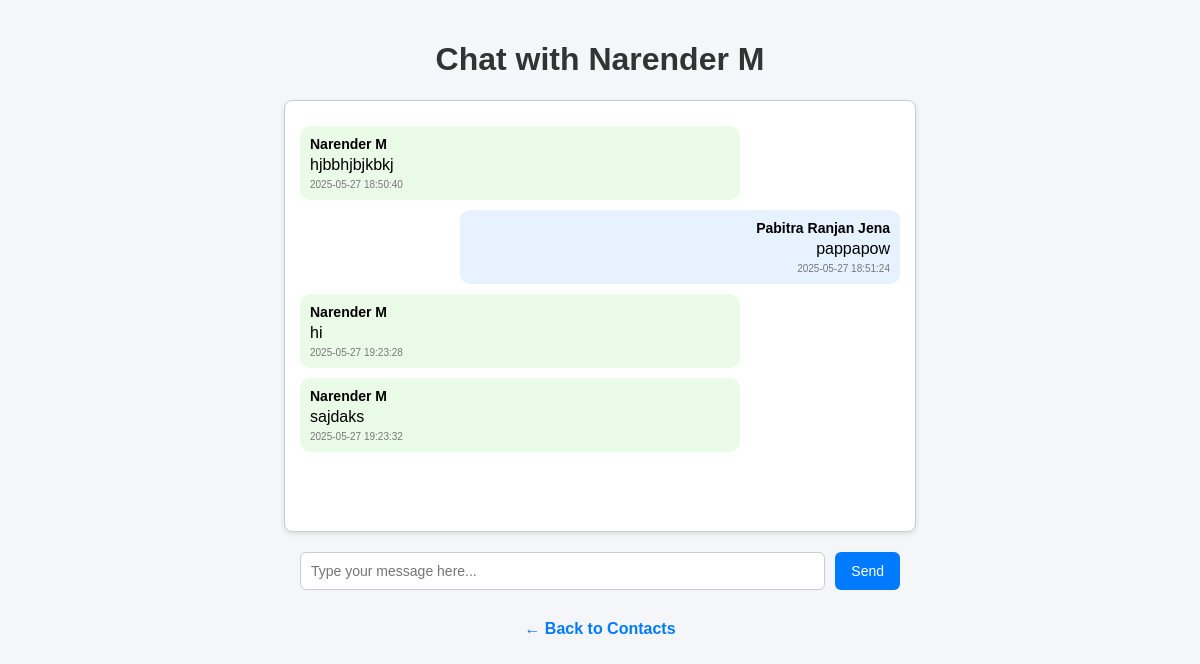
The app's page /student/1/chat/teacher/1/ (signed in) with its own data.
### tablelogic/models.py (models this page shows, shortened)
class Teacher(models.Model):
    name = models.CharField(max_length=100)
    employee_id = models.CharField(max_length=50, unique=True)
    password = models.CharField(max_length=100, default = 'password')

class Message(models.Model):
    sender_content_type = models.ForeignKey(ContentType, on_delete=models.CASCADE, related_name='sent_messages')
    sender_object_id = models.PositiveIntegerField()
    sender = GenericForeignKey('sender_content_type', 'sender_object_id')
    receiver_content_type = models.ForeignKey(ContentType, on_delete=models.CASCADE, related_name='received_messages')
    receiver_object_id = models.PositiveIntegerField()
    receiver = GenericForeignKey('receiver_content_type', 'receiver_object_id')
    text = models.TextField()
    timestamp = models.DateTimeField(auto_now_add=True)

class Student(models.Model):
    usn = models.CharField(max_length=20, unique=True)
    name = models.CharField(max_length=100)
    semester = models.IntegerField(choices=[(i, str(i)) for i in range(1, 9)])
    section = models.ForeignKey(Section, on_delete=models.CASCADE)
    batch = models.ForeignKey(Batch, on_delete=models.CASCADE)
    password = models.CharField(max_length=100, default = 'password')

### tablelogic/views.py (the view, shortened to what this page needs)
# urls.py: path('<str:user_type>/<int:user_id>/chat/<str:receiver_type>/<int:receiver_id>/', views.chat_room_view, name='chat_room'),
def chat_room_view(request, user_type, user_id, receiver_type, receiver_id):
    if user_type == "student":
        current_user = get_object_or_404(Student, id=request.session.get('student_id'))
    elif user_type == "teacher":
        current_user = get_object_or_404(Teacher, id=request.session.get('teacher_id'))
    else:
        return redirect('home')
    if receiver_type == "student":
        receiver = get_object_or_404(Student, id=receiver_id)
    elif receiver_type == "teacher":
        receiver = get_object_or_404(Teacher, id=receiver_id)
    else:
        return redirect('home')
    sender_ct = ContentType.objects.get_for_model(current_user)
    receiver_ct = ContentType.objects.get_for_model(receiver)
    messages = Message.objects.filter(
        (
            Q(sender_content_type=sender_ct, sender_object_id=current_user.id,
             receiver_content_type=receiver_ct, receiver_object_id=receiver.id)
            |
            Q(sender_content_type=receiver_ct, sender_object_id=receiver.id,
             receiver_content_type=sender_ct, receiver_object_id=current_user.id)
        )
).order_by("timestamp")
    return render(request, 'chat_room.html', {
        'user': current_user,
        'receiver': receiver,
        'messages': messages,
        'user_type': user_type,
        'user_id': user_id,
    })

### tablelogic/templates/chat_room.html (shortened to what this page needs)
<!DOCTYPE html>
<html>
<head>
</head>
<body>
<h1>Chat with {{ receiver.name }}</h1>
<div class="chat-box" id="chat-box">
    {% for message in messages %}
        <div class="message {% if message.sender == user %}you{% else %}other{% endif %}">
            <strong>{{ message.sender.name }}</strong>
            {{ message.text }}
            <small>{{ message.timestamp|date:"Y-m-d H:i:s" }}</small>
        </div>
    {% empty %}
        <p>No messages yet. Start the conversation!</p>
    {% endfor %}
</div>
<form method="post" action="">
    <input type="text" name="message" placeholder="Type your message here..." required autocomplete="off" />
    <button type="submit">Send</button>
</form>
<a class="back" href="{% url 'chat_list' user_type=user_type user_id=user_id %}">← Back to Contacts</a>
</body>
</html>

### tablelogic/templates/chat_room.html (style rules this page uses)
body { font-family: Arial, sans-serif; background-color: #f4f6f9; margin: 0; padding: 20px; }
h1 { text-align: center; color: #333; }
.chat-box { width: 100%; max-width: 600px; margin: 20px auto; border: 1px solid #ccc; border-radius: 8px; padding: 15px; height: 400px; overflow-y: auto; background-color: #ffffff; box-shadow: 0 2px 5px rgba(0,0,0,0.1); }
.message { margin: 10px 0; max-width: 70%; padding: 10px; border-radius: 10px; position: relative; clear: both; }
.you { background-color: #e6f2ff; margin-left: auto; text-align: right; }
.other { background-color: #eafbe7; margin-right: auto; text-align: left; }
.message strong { display: block; font-size: 14px; margin-bottom: 4px; }
.message small { display: block; font-size: 10px; margin-top: 5px; color: #777; }
form { width: 100%; max-width: 600px; margin: 20px auto; display: flex; gap: 10px; }
input[type="text"] { flex-grow: 1; padding: 10px; font-size: 14px; border-radius: 6px; border: 1px solid #ccc; }
button { padding: 10px 16px; font-size: 14px; background-color: #007bff; color: white; border: none; border-radius: 6px; cursor: pointer; }
a.back { display: block; text-align: center; margin-top: 30px; text-decoration: none; color: #007bff; font-weight: bold; }

### records on screen
Teacher: name "Narender M"
Message: sender.name "Narender M", text "hjbbhjbjkbkj", timestamp "2025-05-27 18:50:40"
Message: sender.name "Pabitra Ranjan Jena", text "pappapow", timestamp "2025-05-27 18:51:24"
Message: sender.name "Narender M", text "hi", timestamp "2025-05-27 19:23:28"
Message: sender.name "Narender M", text "sajdaks", timestamp "2025-05-27 19:23:32"
